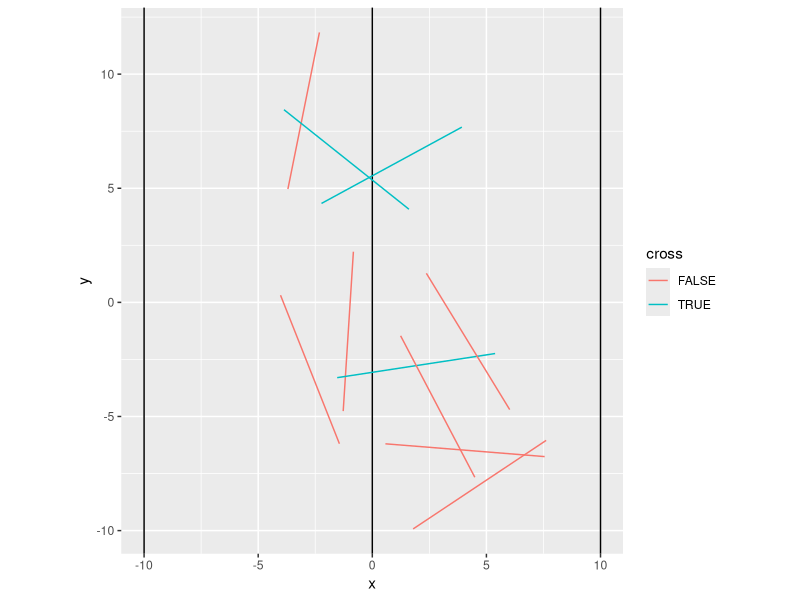
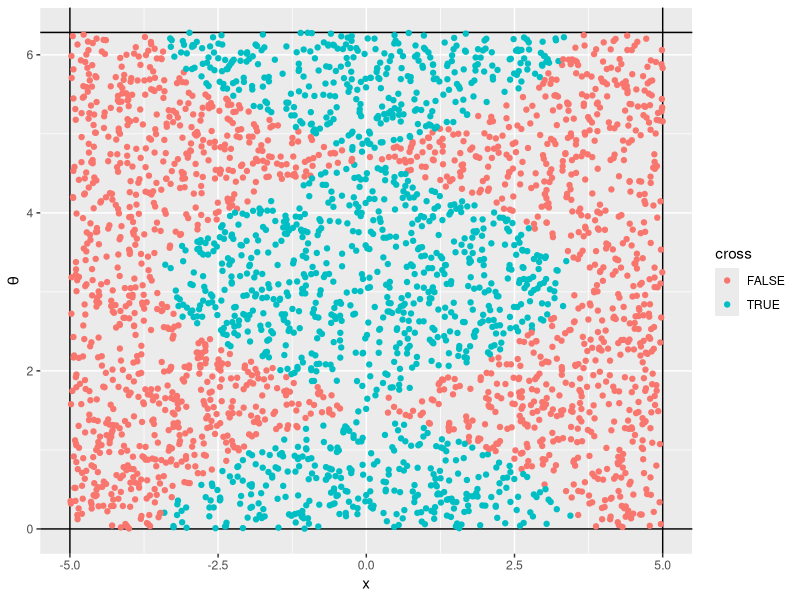
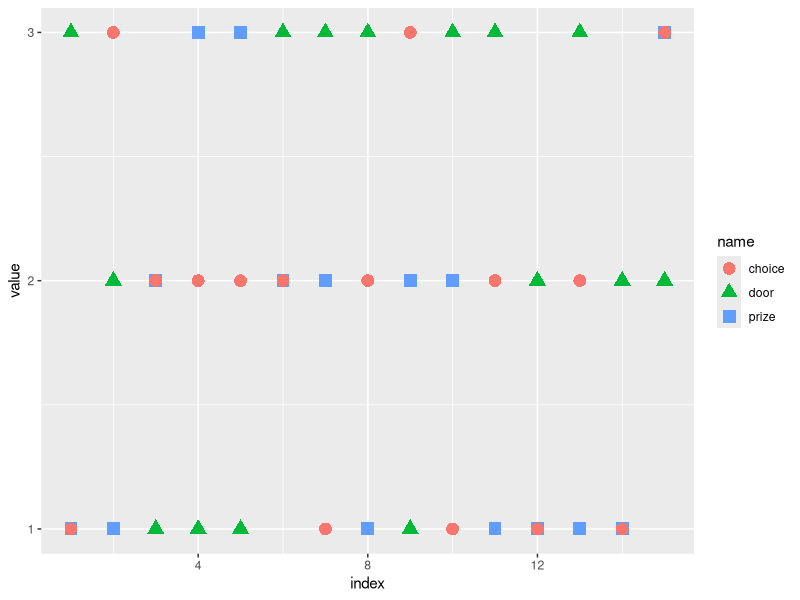
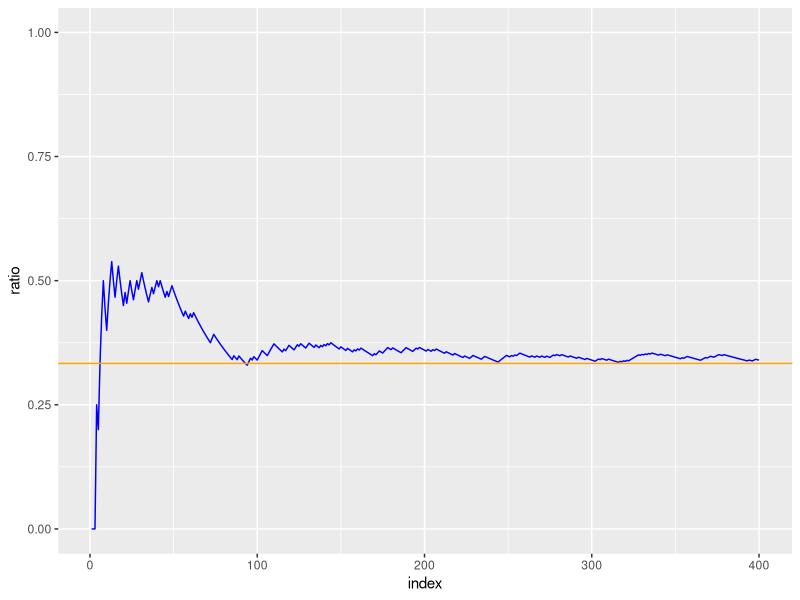
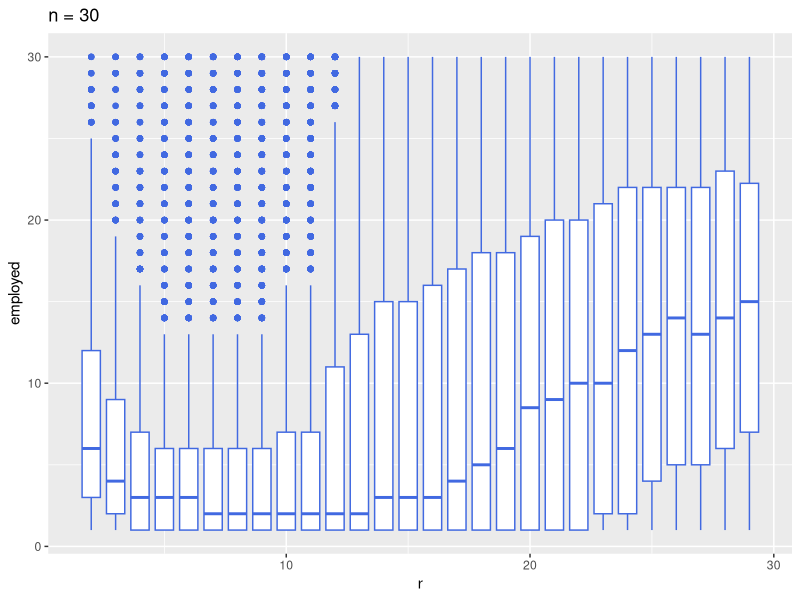
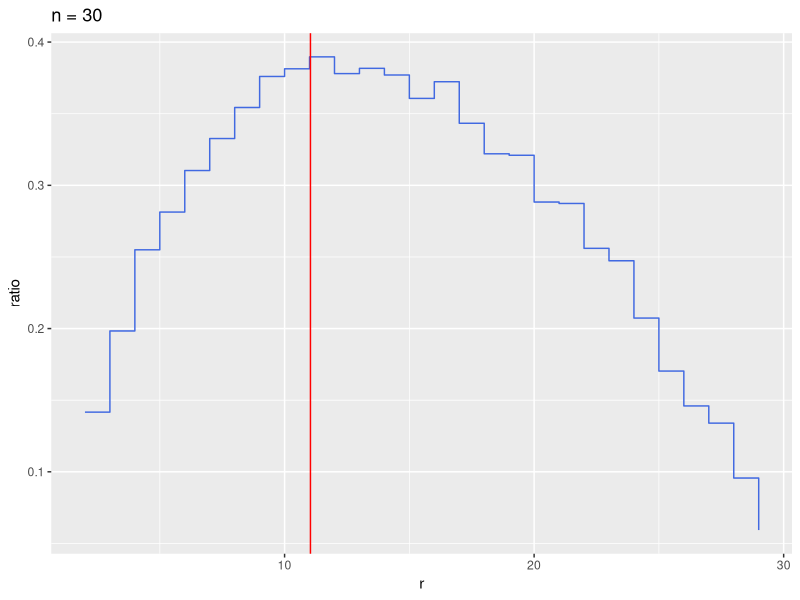

Recreate these plots in R, in order.
## ---- chunk 1
library(conflicted)  # 関数名の衝突を警告
conflicts_prefer(    # 優先的に使う関数を指定
    dplyr::filter(),
    dplyr::select(),
    dplyr::lag(),
    )
library(tidyverse)
## ---- chunk 2

## ---- chunk 3
my_trial <- function(){ 
    while(TRUE){ # 永久に回るループ
        if(sample(c("h","t"),1) == "h"){ # h:head，t:tail
            return("Alice") # Aliceが表を出して終了
        }
        if(sample(c("h","t"),1) == "h"){
            return("Bob") # Bobが表を出して終了
        }
        #' どちらも裏ならもう一度ループ
    }
}
## ---- chunk 4
my_trial(); my_trial(); my_trial() # 3回行ってみる
## ---- chunk 5
#' set.seed(8888) # 実験を再現する場合は適当なシードを指定する
mc <- 10000       # 回数を設定 
my_data <- replicate(mc, my_trial())
glimpse(my_data)      # 結果が mc 次元のベクトルになっていることが確認できる
## ---- chunk 6
table(my_data)    # 頻度を表示する
table(my_data)/mc # 勝率の計算 (全実験回数で除算)
## ---- chunk 7

## ---- chunk 8
buffon_trial <- function(d, l, verbose = FALSE){ # dとlを指定
    x <- runif(1, min = -d/2, max = d/2) # 位置
    theta <- runif(1, min = 0, max = 2*pi) # 角度
    cross <- FALSE # 交わったかどうかを示す変数
    if((x+l*cos(theta)/2)*(x-l*cos(theta)/2) < 0){
        cross <- TRUE # 交わった場合に書き換え
    }
    if(verbose == TRUE){ # 位置と角度も返す
        return(c(x = x, theta = theta,       # ベクトルで返すので
                 cross = as.numeric(cross))) # データ型を揃える
    } else { # 交わったかどうかだけ返す
        return(cross) # 論理値のまま返す
    }
}
## ---- chunk 9
d <- 10
l <- 7
buffon_trial(d, l); buffon_trial(d, l)
## ---- chunk 10
buffon_trial(d, l, verbose = TRUE)
buffon_trial(d, l, verbose = TRUE)
## ---- chunk 11
mc <- 10
replicate(mc, buffon_trial(d, l, verbose = TRUE)) |>
    t() |> # 配列を転置
    as_tibble() |> # tibble に変換
    mutate( # 図に必要な情報を加える
        y = runif(mc, min = -(d+l)/2, max = (d+l)/2), # 中心のy座標をランダムに生成
        x1 = x-l/2*cos(theta), 
        x2 = x+l/2*cos(theta),
        y1 = y-l/2*sin(theta),
        y2 = y+l/2*sin(theta),
        cross = as.logical(cross)) |> # 交わりを表すラベル(論理値)
    ggplot() + 
    geom_vline(xintercept = c(-d,0,d)) + # 縦棒を描く
    geom_segment(aes(x = x1, y = y1,       # 始点
                     xend = x2, yend = y2, # 終点
                     colour = cross)) +    # 交わりを表示
    labs(x = "x", y = "y") +
    coord_fixed() # 座標軸の比を1に固定
## ---- chunk 12
mc <- 3000
replicate(mc, buffon_trial(d, l, verbose = TRUE)) |>
    t() |> 
    as_tibble() |> 
    mutate( # 図に必要な情報を加える
        cross = as.logical(cross)) |> # 交わり表すラベル(論理値)
    ggplot(aes(x = x, y = theta, colour = cross)) + 
    geom_vline(xintercept = c(-d/2,d/2)) + # 境界を描く
    geom_hline(yintercept = c(0,2*pi)) +   # 横線を描く
    geom_point() + labs(y = expression(theta)) 
## ---- chunk 13
mc <- 100000 # 回数を設定 
buffon_data <- replicate(mc, buffon_trial(d, l)) 
## ---- chunk 14
table(buffon_data)      # 頻度 (TRUEが針の交わった回数)
table(buffon_data)/mc   # 確率(推定値)
print((2*l)/(pi*d))     # 針の交わる確率 (理論値)
2*l/d/(table(buffon_data)/mc)["TRUE"] # π の推定値
## ---- chunk 15

## ---- chunk 16
monty_trial <- function(verbose = FALSE){
    #' 賞品は1に置いてあるものとする
    choice <- sample(1:3, size = 1) # 解答者の最初の選択
    if(choice == 1) { # 変えないのが正解の場合
        win <- "stay"
        door <- sample(2:3, size = 1) # Monty が開ける扉 (2か3をランダムに選択)
    } else { # 変えるのが正解の場合
        win <- "change"
        if(choice == 2) { # 2を選択したら3を開ける
            door <- 3
        } else { # そうでなければ(3を選択)2を開ける
            door <-2 
        }
    }
    if(verbose == TRUE){ # 賞品，解答者の選択，Monty が開ける扉を返す
        return(c(prize = 1, choice = choice, door = door))
    } else { # 勝ち負けの条件を返す
        return(win)
    }
}
## ---- chunk 17
monty_trial <- function(verbose = FALSE){
    prize  <- sample(1:3, size = 1) # 賞品の置かれた扉
    choice <- sample(1:3, size = 1) # 解答者の最初の選択
    if(prize == choice) { # 変えないのが正解の場合
        win <- "stay"
        door <- sample(setdiff(1:3, prize), size = 1) # Monty が開ける扉 (ランダムに選択)
    } else { # 変えるのが正解の場合
        win <- "change"
        door <- setdiff(1:3, union(prize, choice)) # Monty が開ける扉
    }
    if(verbose == TRUE){ # 賞品，解答者の選択，Monty が開ける扉を返す
        return(c(prize = prize, choice = choice, door = door))
    } else { # 勝ち負けの条件を返す
        return(win)
    }
}
## ---- chunk 18
monty_trial(); monty_trial()
## ---- chunk 19
monty_trial(verbose = TRUE)
monty_trial(verbose = TRUE)
## ---- chunk 20
mc <- 15
replicate(mc, monty_trial(verbose = TRUE)) |>
    t() |> # 配列を転置
    as_tibble() |> # データフレームに変更
    rowid_to_column(var = "index") |> # 試行の番号を追加
    pivot_longer(!index) |> # index 以外を long format 化
    ggplot(aes(x = index, y = value,
               colour = name, shape = name)) +
    geom_point(size = 4) + # サイズを大きめに表示
    scale_y_continuous(breaks = 1:3)
## ---- chunk 21
mc <- 400
replicate(mc, monty_trial()) |>
    as_tibble_col(column_name = "win") |>
    rowid_to_column(var = "index") |>
    mutate(stay_win = win == "stay", # 留まって勝つ場合
           ratio = cumsum(stay_win)/index) |> # 勝率の推移を計算
    ggplot(aes(x = index, y = ratio)) +
    geom_line(colour = "blue") + 
    geom_hline(yintercept = 1/3, colour = "orange") + # 理論値
    ylim(c(0,1)) # y軸の描画範囲を指定
## ---- chunk 22
mc <- 50000 # 回数を設定 
monty_data <- replicate(mc, monty_trial()) 
## ---- chunk 23
table(monty_data)    # 頻度
table(monty_data)/mc # 確率(推定値)
## ---- chunk 24
monty_trial <- function(change = FALSE, # ドアを変えるか否か
                        verbose = FALSE){
    doors <- LETTERS[1:3]      # ドアの名前 A,B,C 
    prize <-  sample(doors, 1) # 賞品のドア
    choice <- sample(doors, 1) # 選んだドア
    monty <-  sample(doors[(doors != prize) & (doors != choice)], 1) # モンティが開いたドア
    if(change){ # 選択を変えた場合の最後に選んだドア
        final <- doors[(doors != choice) & (doors != monty)]
    } else { # 選択を変えない場合
        final <- choice
    }
    if(verbose){ # TRUEの場合
        return(c(prize=prize,choice=choice,monty=monty,final=final))    
    } else {
        return(ifelse(prize == final,"win","loss"))
    }
}
## ---- chunk 25
table(replicate(mc, monty_trial()))/mc              # 最初に選んだドアのままの場合
table(replicate(mc, monty_trial(change = TRUE)))/mc # 選んだドアを変えた場合
## ---- chunk 26

## ---- chunk 27
secretary_trial <- function(n, r, verbose = FALSE){ # nとrを指定
    applicants <- sample(1:n, size = n) # n人の順位をランダムに並べ替える
    ref <- applicants[1:(r-1)] # r-1人目までは参照(最高順位が基準点)
    test <- applicants[r:n]    # r人目以降が採用候補
    idx <- which(test < min(ref)) # 採用候補の中で基準点より良い人を選出
    if(length(idx) == 0) { # 1人も基準より良い人がいない場合
        employed <- applicants[n] # 最後の人を採用
    } else {
        employed <- test[idx[1]]  # 最初に基準点を越えた人を採用
    }
    if(verbose == TRUE){ # 全順位も返す
        return(list(applicants = applicants, 
                    employed = employed)) # 2つの異なるベクトルをリストで束ねる
    } else { # 採用した者の順位のみ返す
        return(employed)
    }
}
## ---- chunk 28
n <- 10 # 候補者は10名
secretary_trial(n, 2, verbose = TRUE) # 2人目から採用を考える
secretary_trial(n, 3, verbose = TRUE) # 3人目から採用を考える
secretary_trial(n, 4, verbose = TRUE) # 4人目から採用を考える
secretary_trial(n, 5, verbose = TRUE) # 5人目から採用を考える
secretary_trial(n, 6, verbose = TRUE) # 6人目から採用を考える
## ---- chunk 29
#' set.seed(8888) # 実験を再現したい場合はシードを指定
mc <- 3000
n <- 30 # 候補者数を変えて実験
secretary_data <- tibble(r = NULL,
                         employed = NULL)
for (r in 2:(n-1)) {
    foo <- replicate(mc, secretary_trial(n, r))
    if(r %in% c(2,6,10,14,18,22)) { # いくつか表示
        cat("採用開始: ", r, "\n")
        print(table(foo))
    }
    secretary_data <- bind_rows(secretary_data, # 前の実験結果に追加
                                tibble(r = rep(r,mc),
                                       employed = foo))
}
## ---- chunk 30
secretary_data |>
    ggplot(aes(x = r, y = employed)) +
    geom_boxplot(aes(group = r), # rごとに集計
                 fill = "white", colour ="royalblue") +
    labs(title = paste("n =", n)) # nをタイトルに表示
## ---- chunk 31
n/exp(1) 
## ---- chunk 32
secretary_data |>
    group_by(r) |> 
    summarize(ratio = mean(employed == 1)) |> # 1位ならTRUE(1)
    ggplot(aes(x = r, y = ratio)) +
    geom_step(colour = "royalblue") + # 階段関数で描画
    geom_vline(xintercept = n/exp(1), colour = "red") + # 理論値
    labs(title = paste("n =", n)) # nをタイトルに表示
